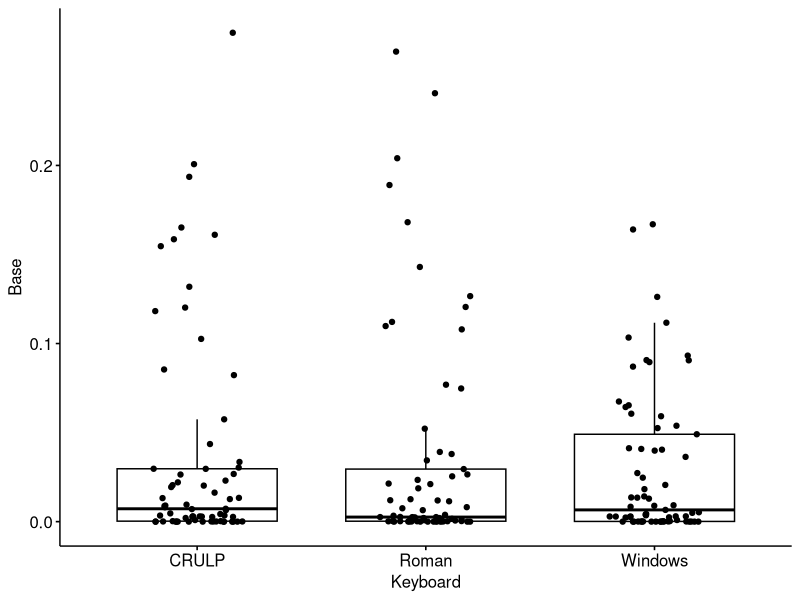
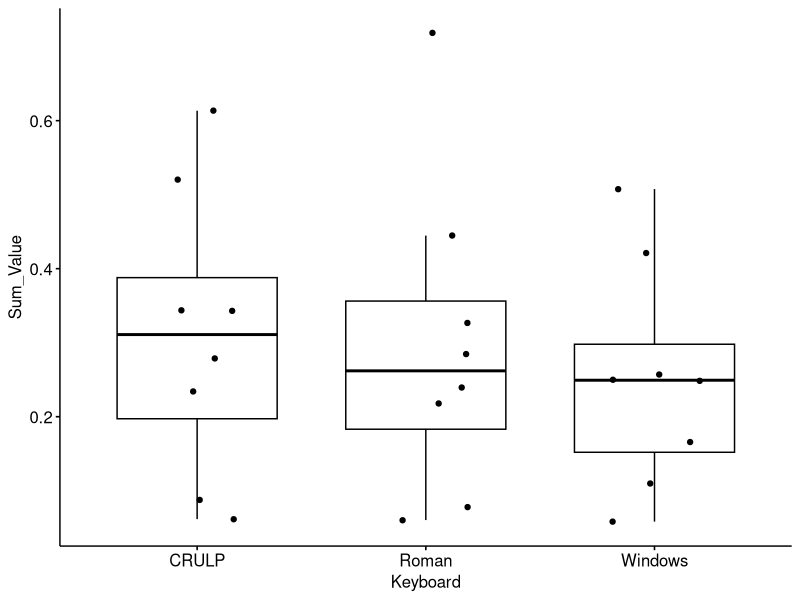

Write the R code that produced these figures, in order.
library(tidyverse)
library(ggpubr)
library(rstatix)

################
# Prepare Data #
################
# Read Data
data <- read.csv("./output/data/dakshina.csv")
data <- read.csv("./output/data/roUrParl.csv")
view(data)

# Add Hand-Finger combined column
# Each key uses only one Hand-Finger combination
data$Hand_Finger <- paste(data$Hand, data$Finger)
view(data)

# Add 1 smoothing
crulp <- subset(data, Keyboard == "CRULP")
roman <- subset(data, Keyboard == "Roman")
windows <- subset(data, Keyboard == "Windows")

crulp$Prob_Add1 <- (crulp$Frequency+1)/(sum(crulp$Frequency)+length(crulp$Frequency))
roman$Prob_Add1 <- (roman$Frequency+1)/(sum(roman$Frequency)+length(roman$Frequency))
windows$Prob_Add1 <- (windows$Frequency+1)/(sum(windows$Frequency)+length(windows$Frequency))

data <- rbind(crulp, roman, windows)
view(data)

# Total distance calculation
data$Base <- data$Distance*data$Prob_Add1
view(data)

####################
# Key and Keyboard #
####################
res.fried <- data %>% friedman_test(Base ~ Keyboard | Key)
res.fried

# Effect size
data %>% friedman_effsize(Base ~ Keyboard |Key) 

# Post-hoc
pwc <- data %>%
  wilcox_test(Base ~ Keyboard, paired = TRUE, p.adjust.method = "hommel")
pwc 
ggboxplot(data, x = "Keyboard", y = "Base", add = "jitter")

###########################
# Hand_Finger and Keyboard #
###########################

data <- data %>%
  group_by(Hand_Finger,Keyboard) %>%
  summarise(Sum_Value = sum(Base), .groups = 'drop')
view(data)

res.fried <- data %>% friedman_test(Sum_Value ~ Keyboard | Hand_Finger)
res.fried

# Effect size
data %>% friedman_effsize(Sum_Value ~ Keyboard |Hand_Finger) 

# Post-hoc
pwc <- data %>%
  wilcox_test(Sum_Value ~ Keyboard, paired = TRUE, p.adjust.method = "hommel")
pwc 
ggboxplot(data, x = "Keyboard", y = "Sum_Value", add = "jitter")
